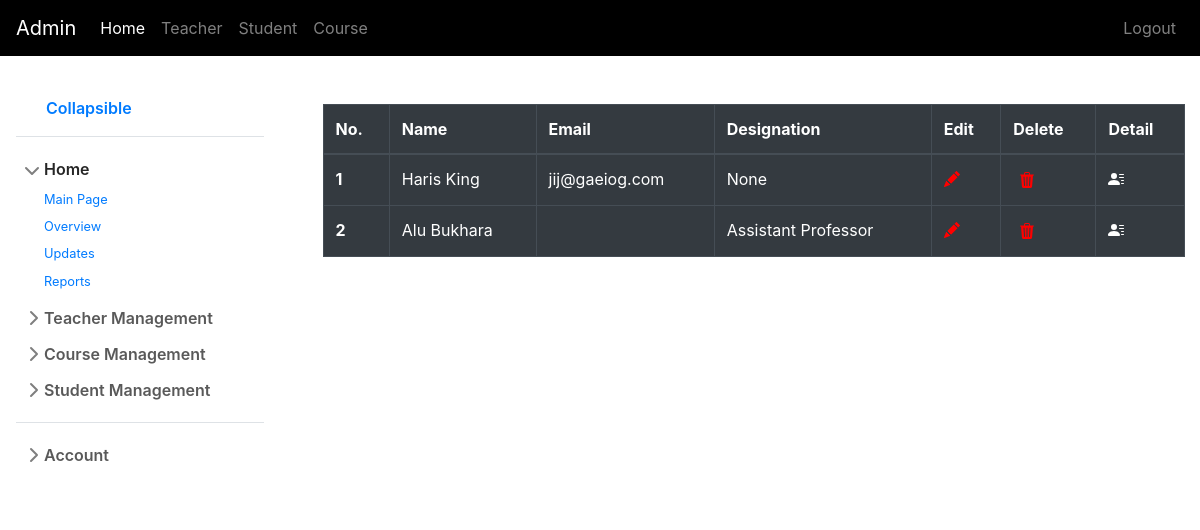
Page /administrator/view_teachers/ (signed in) on the committed database.
### teacher/models.py (models this page shows, shortened)
class Teacher(models.Model):
    user = models.OneToOneField(User,on_delete=models.SET_NULL,null=True)
    profile_picture=models.ImageField(null=True, blank=True)
    homeAddress= models.CharField(max_length=100,null=True, blank=True)
    telephone=models.CharField(max_length=15,null=True, blank=True)
    gender= models.CharField(max_length=1,choices=GENDER_CHOICES,null=True, blank=True)
    dateOfBirth= models.DateField(null=True, blank=True)
    designation= models.CharField(max_length=20, null=True, blank=True)

### administrator/views.py (the view)
# urls.py: path('view_teachers/', view_teachers, name="view_teachers"),
@login_required
def view_teachers(request):
    teachers= Teacher.objects.all()
    context = {'teachers':teachers}
    return render(request, 'administrator/view_teachers.html', context)

### administrator/templates/administrator/view_teachers.html (shortened to what this page needs)
{% extends 'administrator/administrator_base.html' %} {% block admin_content %}
<div class="container mt-5">
  <table class="table table-bordered table-dark">
    <thead>
      <tr>
        <th scope="col">No.</th>
        <th scope="col">Name</th>
        <th scope="col">Email</th>
        <th scope="col">Designation</th>
        <th scope="col">Edit</th>
        <th scope="col">Delete</th>
        <th scope="col">Detail</th>
      </tr>
    </thead>
    <tbody>
      {% for teacher in teachers %}
      <tr>
        <th scope="row">{{forloop.counter}}</th>
        <td>{{teacher.user.first_name}} {{teacher.user.last_name}}</td>
        <td>{{teacher.user.email}}</td>
        <td>{{teacher.designation}}</td>
        <td>
          <a href="{% url 'administrator:update_teacher' teacher.id %}">
          </a>
        </td>
        <td>
          <button style="background: transparent;border:0px" type="button" data-toggle="modal" data-target="#exampleModal{{forloop.counter}}">
          </button>
        </td>
        <td>
          <a href="{% url 'administrator:teacher_profile' teacher.id %}">
        </a>
        </td>
      </tr>
      {% endfor %}
    </tbody>
  </table>
</div>
{% endblock admin_content %}

### static/css/sidebars.css (style rules this page uses)
body { min-height: 100vh; min-height: -webkit-fill-available; }
html { height: -webkit-fill-available; }
.bi { vertical-align: -.125em; pointer-events: none; fill: currentColor; }

### rows in the picture
Teacher: user.first_name "Haris", user.last_name "King", user.email "jij@gaeiog.com", designation "None"
Teacher: user.first_name "Alu", user.last_name "Bukhara", designation "Assistant Professor"
